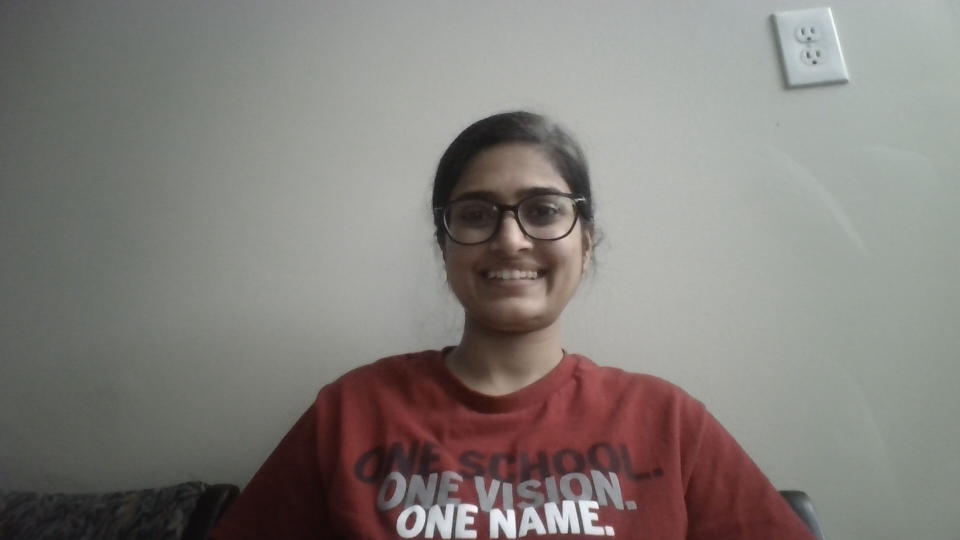
#> input picture images/mansi_happy.jpg, 1920 x 1080 px, found by its file name (shown at 1/2 size)
$ jupyter execute --allow-errors '3. Real time movies recommendation.ipynb'   (shell and % lines are left out)
#> lines starting #> are read from the running program, lines starting #| are printed output that depends on the picture; after the words box and inside, x2 and y2 are one past the last pixel; in counts of white or black regions, pixels touching at a corner belong together
[cell 1]
import os
os.environ["JAVA_HOME"] = "/usr/lib/jvm/java-8-openjdk-amd64"
os.environ["SPARK_HOME"] = "spark-3.2.0-bin-hadoop3.2"

[cell 2]
import findspark
findspark.init()
#> (this line was passed over: findspark is not available in this run)

[cell 3]
from pyspark.sql import SparkSession
#> (the rest of this cell did not finish here and is left out)

[cell 4]
from google.colab import drive
drive.mount('/content/drive')

## Step1: Load Datasets

[cell 5]
from pyspark.sql.functions import col

#> (a cell that did not finish here is left out)

#> (a cell that did not finish here is left out)

#> (a cell that did not finish here is left out)

## Step 2: Load Emotion Recognition Model

[cell 9]
from keras.models import model_from_json

# Load the pre-trained emotion recognition model
#> (the rest of this cell did not finish here and is left out)

## Step 3: Real-time Emotion Recognition

[cell 10]
import cv2
import PIL
from PIL import Image
import random
from keras.models import model_from_json
import numpy as np
from google.colab.patches import cv2_imshow

[cell 11]
# Create a face detector using Haar Cascade classifier
face_cascade = cv2.CascadeClassifier(cv2.data.haarcascades + 'haarcascade_frontalface_default.xml')

emotions = ('angry', 'disgust', 'fear', 'happy', 'sad', 'surprise', 'neutral')

[cell 12]
# Function to simulate real-time emotion recognition

def recognize_emotion(img_path):
    c_img = cv2.imread(img_path)
#> c_img is the input picture: shape (1080, 1920, 3); mean B, G, R 122.8, 127, 131.4
    gray_img = cv2.cvtColor(c_img, cv2.COLOR_BGR2GRAY)
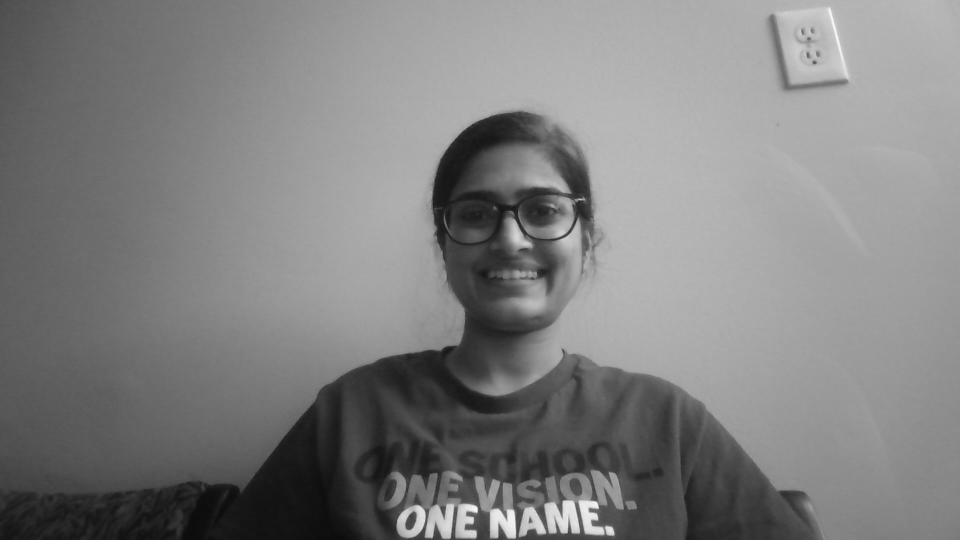
#> gray_img: shape (1080, 1920) (shown at 1/2 size); min 11, max 253, mean 127.9
    faces = face_cascade.detectMultiScale(gray_img, 1.32, 5)
#> faces = [[857, 299, 327, 327]]

    for (x, y, w, h) in faces:
        cv2.rectangle(c_img,(x,y),(x+w,y+h),(255,0,0),thickness=3)
        roi_gray=gray_img[y:y+w,x:x+h] #cropping region of interest i.e. face area from  image
        roi_gray=cv2.resize(roi_gray,(48,48))
        img = roi_gray.reshape((1,48,48,1))
        img = img /255.0

        max_index = np.argmax(model.predict(img.reshape((1,48,48,1))), axis=-1)[0]


        detected_emotion = emotions[max_index]

        cv2.putText(c_img, detected_emotion, (int(x), int(y)), cv2.FONT_HERSHEY_SIMPLEX, 1, (0,0,255), 2)
#> this loop made 1 pass
#> pass 1, in recognize_emotion, `roi_gray=gray_img[y:y+w,x:x+h]`:
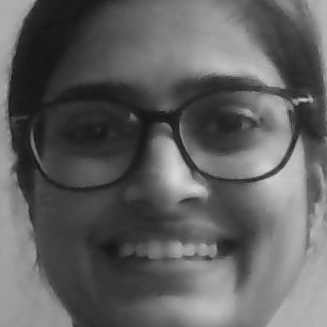
#> roi_gray: shape (327, 327); min 20, max 214, mean 96
#> pass 1, in recognize_emotion, `roi_gray=cv2.resize(roi_gray,(48,48))`:
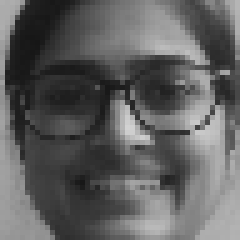
#> roi_gray: shape (48, 48) (shown 5 times larger); min 22, max 210, mean 95.9
#> after the loop:
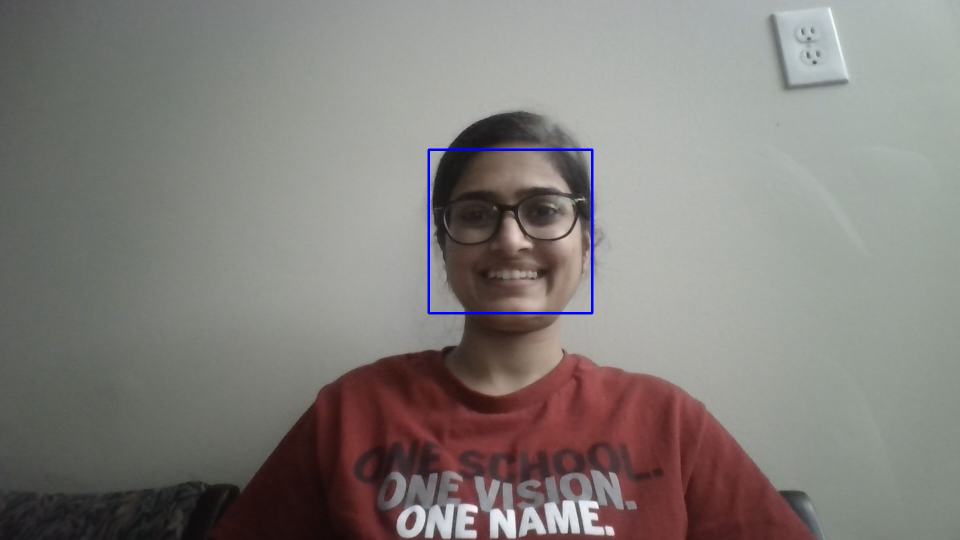
#> c_img: shape (1080, 1920, 3) (shown at 1/2 size); 0.31% of pixels changed, all inside (x1, y1, x2, y2) = (855, 297, 1187, 629)

    return c_img, detected_emotion


# Get recognized emotion from camera feed
img = "/content/drive/MyDrive/CC Project/images/mansi_happy.jpg"
#> (the rest of this cell did not finish here and is left out)

$ run again, with images/neu.jpg copied over images/mansi_happy.jpg
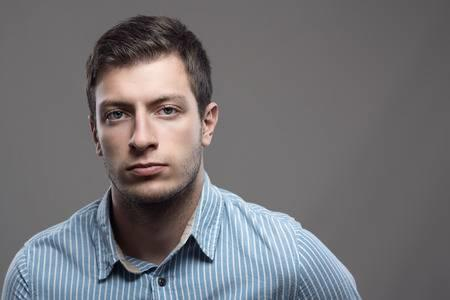
#> input picture images/neu.jpg, 450 x 300 px, found by its file name
#> in recognize_emotion, c_img is the input picture: shape (300, 450, 3); mean B, G, R 116.7, 113.4, 114.6
#> in recognize_emotion, `gray_img = cv2.cvtColor(c_img, cv2.COLOR_BGR2GRAY)`:
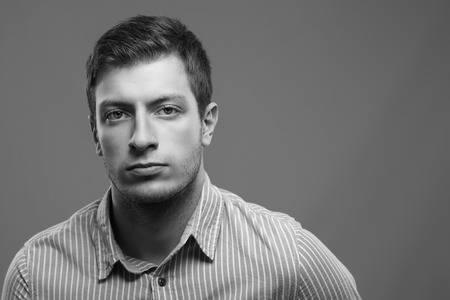
#> gray_img: shape (300, 450); min 1, max 249, mean 114.2
#> faces = [[73, 58, 140, 140]]
#> the loop in recognize_emotion, `for (x, y, w, h) in faces:` made 1 pass
#> after the loop in recognize_emotion, `for (x, y, w, h) in faces:`:
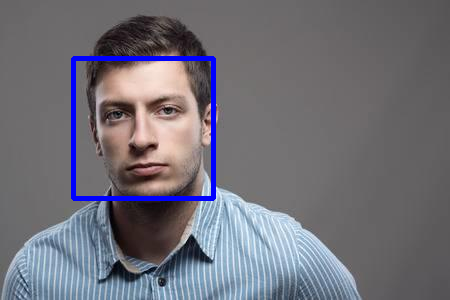
#> c_img: shape (300, 450, 3); 2.07% of pixels changed, all inside (x1, y1, x2, y2) = (71, 56, 216, 201)

$ run again, with images/sad.jpg copied over images/mansi_happy.jpg
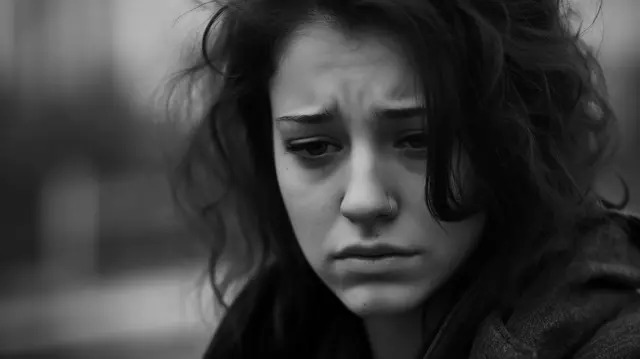
#> input picture images/sad.jpg, 640 x 359 px, found by its file name
#> in recognize_emotion, c_img is the input picture: shape (359, 640, 3); min 0, max 193, mean 60
#> faces = [[234, 41, 253, 253]]
#> the loop in recognize_emotion, `for (x, y, w, h) in faces:` made 1 pass
#> pass 1, in recognize_emotion, `roi_gray=gray_img[y:y+w,x:x+h]`:
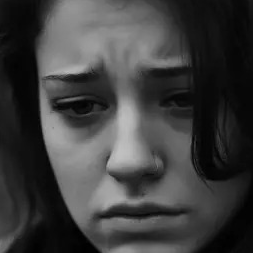
#> roi_gray: shape (253, 253); min 0, max 193, mean 62
#> after the loop in recognize_emotion, `for (x, y, w, h) in faces:`:
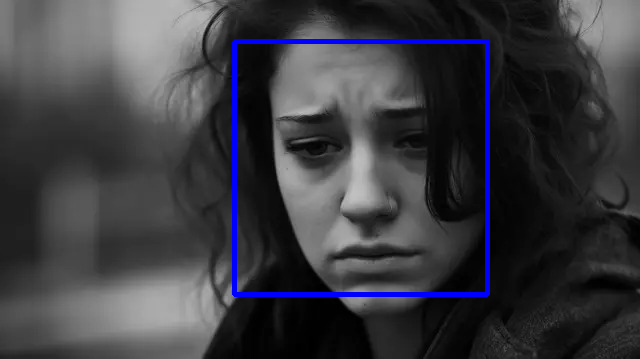
#> c_img: shape (359, 640, 3); 2.2% of pixels changed, all inside (x1, y1, x2, y2) = (232, 39, 490, 297)
